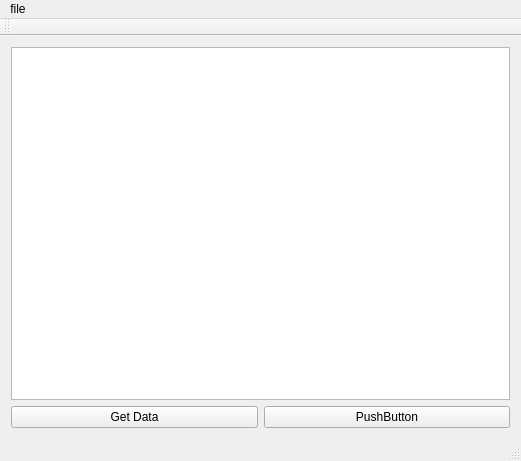
<?xml version="1.0" encoding="UTF-8"?>
<ui version="4.0">
 <class>MainWindow</class>
 <widget class="QMainWindow" name="MainWindow">
  <property name="geometry">
   <rect>
    <x>0</x>
    <y>0</y>
    <width>521</width>
    <height>461</height>
   </rect>
  </property>
  <property name="windowTitle">
   <string>MainWindow</string>
  </property>
  <widget class="QWidget" name="centralWidget">
   <layout class="QGridLayout" name="gridLayout">
    <item row="1" column="0">
     <widget class="QPushButton" name="pbGET">
      <property name="text">
       <string>Get Data</string>
      </property>
     </widget>
    </item>
    <item row="1" column="1">
     <widget class="QPushButton" name="pushButton_2">
      <property name="text">
       <string>PushButton</string>
      </property>
     </widget>
    </item>
    <item row="0" column="0" colspan="2">
     <widget class="QTableView" name="tableView"/>
    </item>
   </layout>
  </widget>
  <widget class="QMenuBar" name="menuBar">
   <property name="geometry">
    <rect>
     <x>0</x>
     <y>0</y>
     <width>521</width>
     <height>22</height>
    </rect>
   </property>
   <widget class="QMenu" name="menufile">
    <property name="title">
     <string>file</string>
    </property>
    <addaction name="actionrefresh_bounds"/>
    <addaction name="separator"/>
    <addaction name="actionexit"/>
   </widget>
   <addaction name="menufile"/>
  </widget>
  <widget class="QToolBar" name="mainToolBar">
   <attribute name="toolBarArea">
    <enum>TopToolBarArea</enum>
   </attribute>
   <attribute name="toolBarBreak">
    <bool>false</bool>
   </attribute>
  </widget>
  <widget class="QStatusBar" name="statusBar"/>
  <action name="actionrefresh_bounds">
   <property name="text">
    <string>refresh bounds</string>
   </property>
  </action>
  <action name="actionexit">
   <property name="text">
    <string>exit</string>
   </property>
  </action>
 </widget>
 <layoutdefault spacing="6" margin="11"/>
 <resources/>
 <connections/>
</ui>
